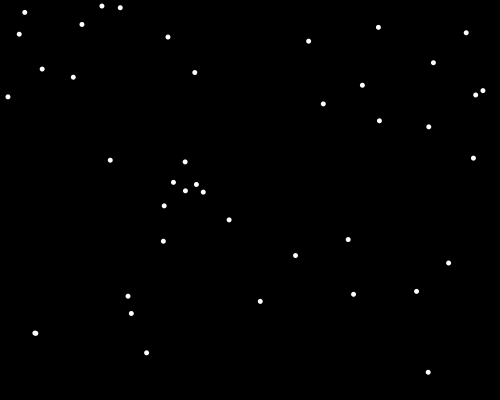
Frame 1 (no input)
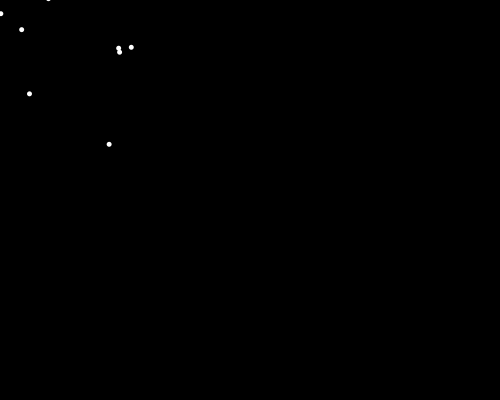
Frame 60 (the mouse pressed at the canvas centre just before this capture)
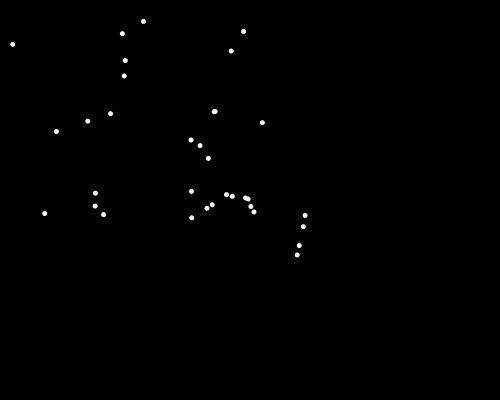
Frame 120 (the mouse held since frame 60 and released just before this capture)

The Processing sketch that drew these frames (run headless with seeded random() and noise(); from frame 60 on, the mouse is pressed at the canvas centre):

// Processing sketch: sketch090
// ── sketch090.pde
final int N = 42;
PVector flock[]=new PVector[N], flockV[]=new PVector[N];

void setup ()
{
  size (500,400);
  for (int i=0; i<N; i++)
  {
    flock[i]= new PVector(random(width), random(height));
    flockV[i] = new PVector(0, 0, 0);
  }
  noStroke(); fill (255); frameRate(15);
}

void draw ()
{
  background (0);
  drawFlock();
  moveFlock();
}

void drawFlock ()
{
  for (int i=0; i<N; i++)
    ellipse(flock[i].x, flock[i].y, 5,5);
}

void moveFlock ()
{
  PVector c = new PVector(0,0);
  for (int i=0; i<N; i++)
  {
    c = toCenter (i);
    c.add(away(i));
    c.add(match(i));
    flockV[i].add(c);
    flock[i].add(flockV[i]);
    flockV[i].normalize();
    flockV[i].mult(6);
  }
}

PVector match (int b)
{
  PVector c=new PVector (0,0);
  for (int i=0; i<N; i++)
    if (i!=b) c.add(flockV[i]);
  c.div(N-1);
  c.sub(flockV[b]);
  c.div(8);
  return c;
}

PVector toCenter (int b)
{
  PVector c = new PVector(0,0,0);
  for (int i=0; i<N; i++)     // Find center of mass
    if (i!=b) c.add(flock[i]);
  c.div(N-1);
  c.sub(flock[b]);
  c.x -= 2*(flock[b].x-mouseX);
  c.y -= 2*(flock[b].y-mouseY);
  c.normalize();
  return c;
}

PVector away (int b)
{
  PVector r=new PVector (0,0), q=new PVector (flock[b].x, flock[b].y);
  for (int i=0; i<N; i++)
    if (flock[b].dist(flock[i]) < 100)
    {
      q.set(flock[b]);
      q.sub(flock[i]);
      r.sub(q);
    }
  r.normalize();
  r.mult(-.5);
  return r;
}
